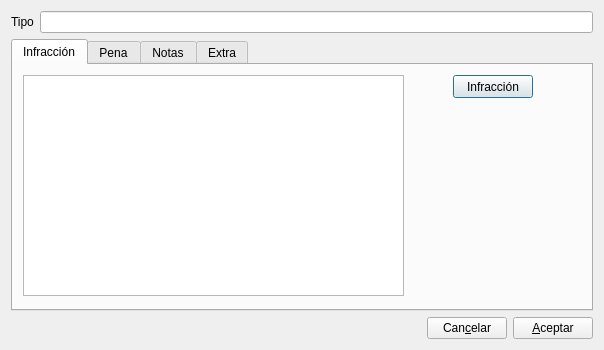
<?xml version="1.0" encoding="UTF-8"?>
<ui version="4.0">
 <class>DeclaracionEntrada</class>
 <widget class="QDialog" name="DeclaracionEntrada">
  <property name="geometry">
   <rect>
    <x>0</x>
    <y>0</y>
    <width>604</width>
    <height>350</height>
   </rect>
  </property>
  <property name="windowTitle">
   <string>Dialog</string>
  </property>
  <layout class="QVBoxLayout" name="verticalLayout">
   <item>
    <layout class="QHBoxLayout" name="horizontalLayout_2">
     <item>
      <widget class="QLabel" name="label">
       <property name="text">
        <string>Tipo</string>
       </property>
      </widget>
     </item>
     <item>
      <widget class="QLineEdit" name="txtTipo"/>
     </item>
    </layout>
   </item>
   <item>
    <widget class="QTabWidget" name="tabWidget">
     <property name="currentIndex">
      <number>0</number>
     </property>
     <widget class="QWidget" name="tab">
      <attribute name="title">
       <string>Infracción</string>
      </attribute>
      <widget class="QPushButton" name="btInfraccion">
       <property name="geometry">
        <rect>
         <x>440</x>
         <y>10</y>
         <width>80</width>
         <height>23</height>
        </rect>
       </property>
       <property name="text">
        <string>Infracción</string>
       </property>
      </widget>
      <widget class="QTreeView" name="twJsonInfraccion">
       <property name="geometry">
        <rect>
         <x>10</x>
         <y>10</y>
         <width>381</width>
         <height>221</height>
        </rect>
       </property>
      </widget>
     </widget>
     <widget class="QWidget" name="tab_2">
      <attribute name="title">
       <string>Pena</string>
      </attribute>
      <widget class="QPushButton" name="btPena">
       <property name="geometry">
        <rect>
         <x>460</x>
         <y>10</y>
         <width>80</width>
         <height>23</height>
        </rect>
       </property>
       <property name="text">
        <string>Pena</string>
       </property>
      </widget>
      <widget class="QTreeView" name="twJsonPena">
       <property name="geometry">
        <rect>
         <x>10</x>
         <y>10</y>
         <width>391</width>
         <height>221</height>
        </rect>
       </property>
      </widget>
     </widget>
     <widget class="QWidget" name="tab_4">
      <attribute name="title">
       <string>Notas</string>
      </attribute>
      <widget class="WidgetNotas" name="wdNotas" native="true">
       <property name="geometry">
        <rect>
         <x>20</x>
         <y>10</y>
         <width>341</width>
         <height>171</height>
        </rect>
       </property>
      </widget>
     </widget>
     <widget class="QWidget" name="tab_3">
      <attribute name="title">
       <string>Extra</string>
      </attribute>
      <widget class="WidgetExtraInfos" name="wdExtras" native="true">
       <property name="geometry">
        <rect>
         <x>30</x>
         <y>20</y>
         <width>341</width>
         <height>151</height>
        </rect>
       </property>
      </widget>
     </widget>
    </widget>
   </item>
   <item>
    <layout class="QHBoxLayout" name="horizontalLayout">
     <item>
      <spacer name="horizontalSpacer">
       <property name="orientation">
        <enum>Qt::Horizontal</enum>
       </property>
       <property name="sizeHint" stdset="0">
        <size>
         <width>40</width>
         <height>20</height>
        </size>
       </property>
      </spacer>
     </item>
     <item>
      <widget class="QPushButton" name="btCancelar">
       <property name="text">
        <string>Can&amp;celar</string>
       </property>
      </widget>
     </item>
     <item>
      <widget class="QPushButton" name="btOK">
       <property name="text">
        <string>&amp;Aceptar</string>
       </property>
      </widget>
     </item>
    </layout>
   </item>
  </layout>
 </widget>
 <customwidgets>
  <customwidget>
   <class>WidgetExtraInfos</class>
   <extends>QWidget</extends>
   <header>widgets/widgetextrainfos.h</header>
   <container>1</container>
  </customwidget>
  <customwidget>
   <class>WidgetNotas</class>
   <extends>QWidget</extends>
   <header>widgets/widgetnotas.h</header>
   <container>1</container>
  </customwidget>
 </customwidgets>
 <resources/>
 <connections/>
</ui>
